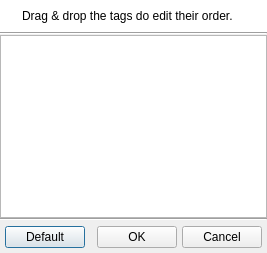
<?xml version="1.0" encoding="UTF-8"?>
<ui version="4.0">
 <class>QUTagOrderDialog</class>
 <widget class="QDialog" name="QUTagOrderDialog">
  <property name="geometry">
   <rect>
    <x>0</x>
    <y>0</y>
    <width>267</width>
    <height>253</height>
   </rect>
  </property>
  <property name="windowTitle">
   <string>Modify Tag Save Order</string>
  </property>
  <property name="windowIcon">
   <iconset resource="../resources/uman.qrc">
    <normaloff>:/control/tag_disk.png</normaloff>:/control/tag_disk.png</iconset>
  </property>
  <layout class="QVBoxLayout" name="verticalLayout">
   <property name="spacing">
    <number>0</number>
   </property>
   <property name="margin">
    <number>0</number>
   </property>
   <item>
    <widget class="QFrame" name="frame">
     <property name="palette">
      <palette>
       <active>
        <colorrole role="Base">
         <brush brushstyle="SolidPattern">
          <color alpha="255">
           <red>255</red>
           <green>255</green>
           <blue>255</blue>
          </color>
         </brush>
        </colorrole>
        <colorrole role="Window">
         <brush brushstyle="SolidPattern">
          <color alpha="255">
           <red>255</red>
           <green>255</green>
           <blue>255</blue>
          </color>
         </brush>
        </colorrole>
       </active>
       <inactive>
        <colorrole role="Base">
         <brush brushstyle="SolidPattern">
          <color alpha="255">
           <red>255</red>
           <green>255</green>
           <blue>255</blue>
          </color>
         </brush>
        </colorrole>
        <colorrole role="Window">
         <brush brushstyle="SolidPattern">
          <color alpha="255">
           <red>255</red>
           <green>255</green>
           <blue>255</blue>
          </color>
         </brush>
        </colorrole>
       </inactive>
       <disabled>
        <colorrole role="Base">
         <brush brushstyle="SolidPattern">
          <color alpha="255">
           <red>255</red>
           <green>255</green>
           <blue>255</blue>
          </color>
         </brush>
        </colorrole>
        <colorrole role="Window">
         <brush brushstyle="SolidPattern">
          <color alpha="255">
           <red>255</red>
           <green>255</green>
           <blue>255</blue>
          </color>
         </brush>
        </colorrole>
       </disabled>
      </palette>
     </property>
     <property name="autoFillBackground">
      <bool>true</bool>
     </property>
     <property name="frameShadow">
      <enum>QFrame::Raised</enum>
     </property>
     <layout class="QHBoxLayout">
      <item>
       <widget class="QLabel" name="infoIconLbl">
        <property name="sizePolicy">
         <sizepolicy hsizetype="Fixed" vsizetype="Preferred">
          <horstretch>0</horstretch>
          <verstretch>0</verstretch>
         </sizepolicy>
        </property>
        <property name="text">
         <string/>
        </property>
        <property name="pixmap">
         <pixmap resource="../resources/uman.qrc">:/marks/information.png</pixmap>
        </property>
        <property name="alignment">
         <set>Qt::AlignLeading|Qt::AlignLeft|Qt::AlignTop</set>
        </property>
       </widget>
      </item>
      <item>
       <widget class="QLabel" name="label">
        <property name="text">
         <string>Drag &amp; drop the tags do edit their order.</string>
        </property>
        <property name="alignment">
         <set>Qt::AlignLeading|Qt::AlignLeft|Qt::AlignTop</set>
        </property>
        <property name="wordWrap">
         <bool>true</bool>
        </property>
       </widget>
      </item>
     </layout>
    </widget>
   </item>
   <item>
    <widget class="Line" name="line">
     <property name="orientation">
      <enum>Qt::Horizontal</enum>
     </property>
    </widget>
   </item>
   <item>
    <widget class="QListWidget" name="tagList">
     <property name="sizePolicy">
      <sizepolicy hsizetype="Expanding" vsizetype="Expanding">
       <horstretch>0</horstretch>
       <verstretch>0</verstretch>
      </sizepolicy>
     </property>
     <property name="editTriggers">
      <set>QAbstractItemView::NoEditTriggers</set>
     </property>
     <property name="dragEnabled">
      <bool>true</bool>
     </property>
     <property name="dragDropMode">
      <enum>QAbstractItemView::InternalMove</enum>
     </property>
     <property name="alternatingRowColors">
      <bool>true</bool>
     </property>
     <property name="selectionMode">
      <enum>QAbstractItemView::ExtendedSelection</enum>
     </property>
     <property name="selectionBehavior">
      <enum>QAbstractItemView::SelectRows</enum>
     </property>
    </widget>
   </item>
   <item>
    <widget class="Line" name="line_2">
     <property name="orientation">
      <enum>Qt::Horizontal</enum>
     </property>
    </widget>
   </item>
   <item>
    <layout class="QHBoxLayout" name="horizontalLayout">
     <property name="spacing">
      <number>5</number>
     </property>
     <property name="margin">
      <number>5</number>
     </property>
     <item>
      <widget class="QPushButton" name="defaultBtn">
       <property name="text">
        <string>Default</string>
       </property>
      </widget>
     </item>
     <item>
      <spacer name="horizontalSpacer">
       <property name="orientation">
        <enum>Qt::Horizontal</enum>
       </property>
       <property name="sizeHint" stdset="0">
        <size>
         <width>40</width>
         <height>20</height>
        </size>
       </property>
      </spacer>
     </item>
     <item>
      <widget class="QPushButton" name="applyBtn">
       <property name="text">
        <string>OK</string>
       </property>
       <property name="icon">
        <iconset resource="../resources/uman.qrc">
         <normaloff>:/marks/accept.png</normaloff>:/marks/accept.png</iconset>
       </property>
      </widget>
     </item>
     <item>
      <widget class="QPushButton" name="cancelBtn">
       <property name="text">
        <string>Cancel</string>
       </property>
       <property name="icon">
        <iconset resource="../resources/uman.qrc">
         <normaloff>:/marks/cancel.png</normaloff>:/marks/cancel.png</iconset>
       </property>
      </widget>
     </item>
    </layout>
   </item>
  </layout>
 </widget>
 <resources>
  <include location="../resources/uman.qrc"/>
 </resources>
 <connections/>
</ui>
